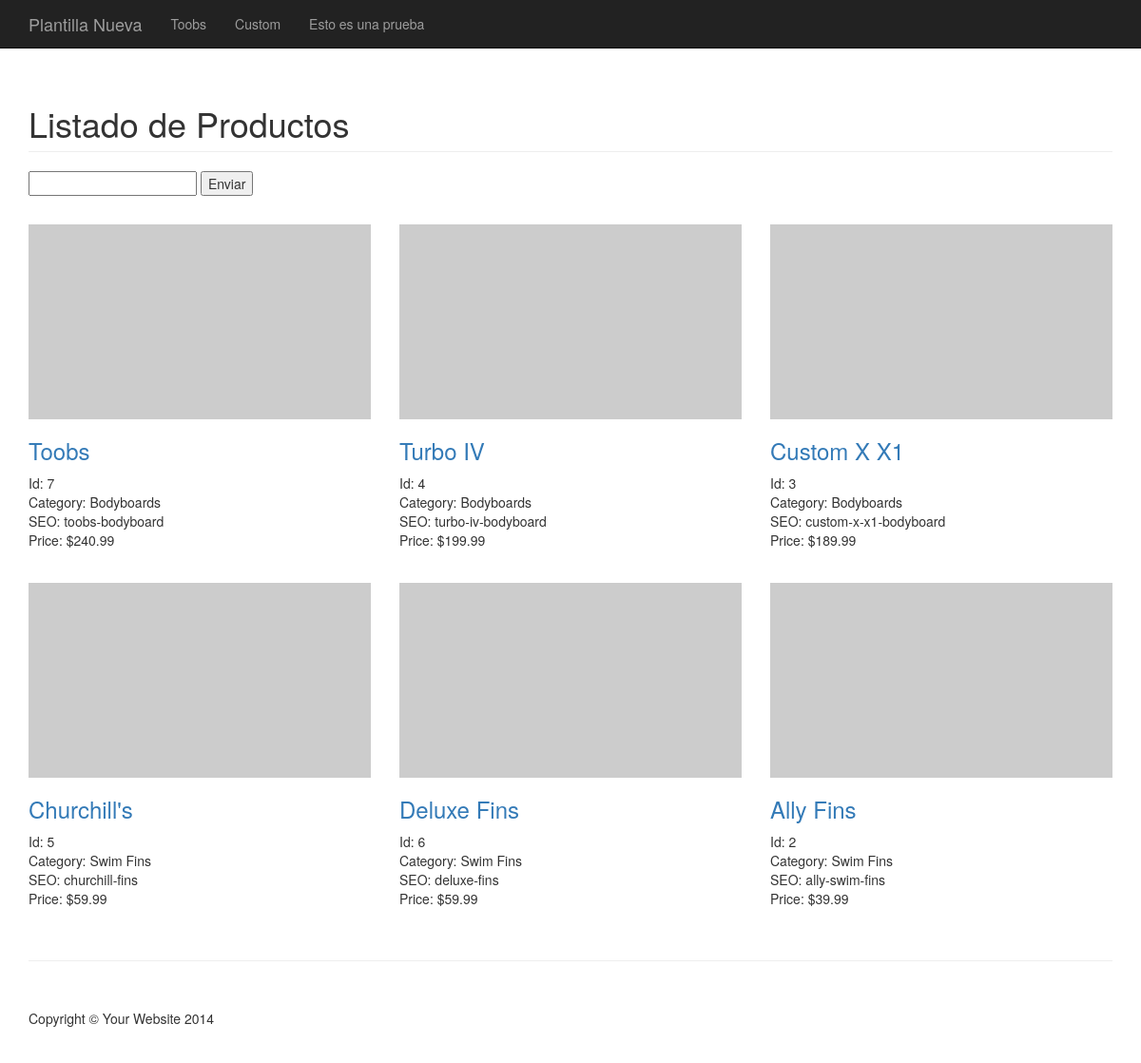
The page /aZG2F8snYQM/index.php on the database its author committed.
### tables this page shows
CREATE TABLE `products` (
  `product_id` int(11) NOT NULL AUTO_INCREMENT,
  `product_name` varchar(100) NOT NULL,
  `product_seo` varchar(100) NOT NULL,
  `product_price` double NOT NULL,
  `product_category_id` int(11) NOT NULL,
  `product_status` tinyint(1) NOT NULL,
  PRIMARY KEY (`product_id`)
);

CREATE TABLE `categories` (
  `category_id` int(11) NOT NULL AUTO_INCREMENT,
  `category_name` varchar(100) NOT NULL,
  `category_desc` mediumtext NOT NULL,
  `category_status` tinyint(1) NOT NULL,
  PRIMARY KEY (`category_id`)
);

### aZG2F8snYQM/index.php (the view, shortened to what this page needs)
<!DOCTYPE html>
<html lang="en">
<head>
    <link href="assets/css/bootstrap.min.css" rel="stylesheet">
    <link href="assets/css/3-col-portfolio.css" rel="stylesheet">
</head>
<body>
    <nav class="navbar navbar-inverse navbar-fixed-top" role="navigation">
        <div class="container">
            <div class="navbar-header">
                <a class="navbar-brand" href="#">Plantilla Nueva</a>
            </div>
            <div class="collapse navbar-collapse" id="bs-example-navbar-collapse-1">
                <ul class="nav navbar-nav">
                    <li>
                        <a href="#">Toobs</a>
                    </li>
                    <li>
                        <a href="#">Custom</a>
                    </li>
                    <li>
                        <a href="#">Esto es una prueba</a>
                    </li>
                </ul>
            </div>
        </div>
    </nav>
    <div class="container">
        <div class="row">
            <div class="col-lg-12">
                <h1 class="page-header">Listado de Productos
                </h1>
            </div>
        </div>
        <div class="row">
            <div class="container" style="margin-bottom: 30px;">
                <form method="GET" action="index.php">
                    <input type="text" id="product_name" name="product_name" value=""/>
                    <input type="submit" id="btn_enviar" name="btn_enviar" value="Enviar"/>
                </form>
            </div>
        </div>
        <div class="row">
            <?php
                $product_name = $_GET['product_name'];
                $strsql = "SELECT p.product_id, p.product_name, c.category_name, p.product_seo, p.product_price FROM products p, categories c WHERE p.product_category_id = c.category_id AND p.product_name LIKE '$product_name%' ORDER BY p.product_price DESC";
                $rs = mysql_query($strsql);
                $row = mysql_fetch_assoc($rs);
            ?>
            <?php do { ?>
               <div class="col-md-4 portfolio-item" id="id<?php echo($row['product_id']);?>">
                    <a href="#">
                        <img class="img-responsive" src="http://placehold.it/700x400" alt="">
                    </a>
                    <h3>
                        <a href="editar.php?product_id=<?php echo($row['product_id']);?>"><?php echo($row['product_name']);?></a>
                    </h3>
                    <p>
                    Id: <?php echo($row['product_id']);?><br/>
                    Category: <?php echo($row['category_name']);?> <br/>
                    SEO: <?php echo($row['product_seo']);?> <br/>
                    Price: $<?php echo($row['product_price']);?> <br/>
                    </p>
                </div>
            <?php } while ($row = mysql_fetch_assoc($rs)); ?>
        </div>
        <hr>
        <footer>
            <div class="row">
                <div class="col-lg-12">
                    <p>Copyright &copy; Your Website 2014</p>
                </div>
            </div>
        </footer>
    </div>
</body>
</html>

### aZG2F8snYQM/assets/css/3-col-portfolio.css (style rules this page uses)
body { padding-top: 70px; }
.portfolio-item { margin-bottom: 25px; }
footer { margin: 50px 0; }

### rows shown on the page
products: product_name "Toobs", product_id "7", categories.category_name "Bodyboards", product_seo "toobs-bodyboard", product_price "240.99"
products: product_name "Turbo IV", product_id "4", categories.category_name "Bodyboards", product_seo "turbo-iv-bodyboard", product_price "199.99"
products: product_name "Custom X X1", product_id "3", categories.category_name "Bodyboards", product_seo "custom-x-x1-bodyboard", product_price "189.99"
products: product_name "Churchill's", product_id "5", categories.category_name "Swim Fins", product_seo "churchill-fins", product_price "59.99"
products: product_name "Deluxe Fins", product_id "6", categories.category_name "Swim Fins", product_seo "deluxe-fins", product_price "59.99"
products: product_name "Ally Fins", product_id "2", categories.category_name "Swim Fins", product_seo "ally-swim-fins", product_price "39.99"
